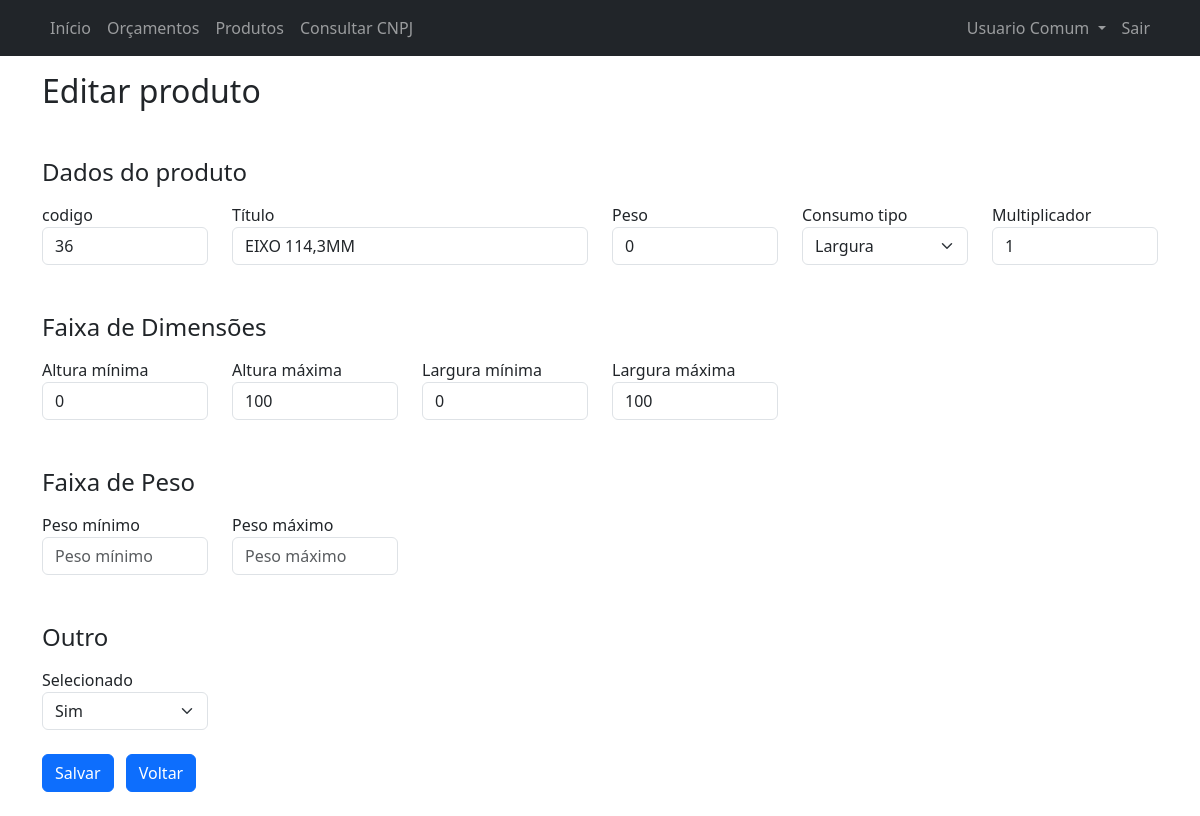
The app's page /editar_produto.php?produto_id=13 (signed in), older data.
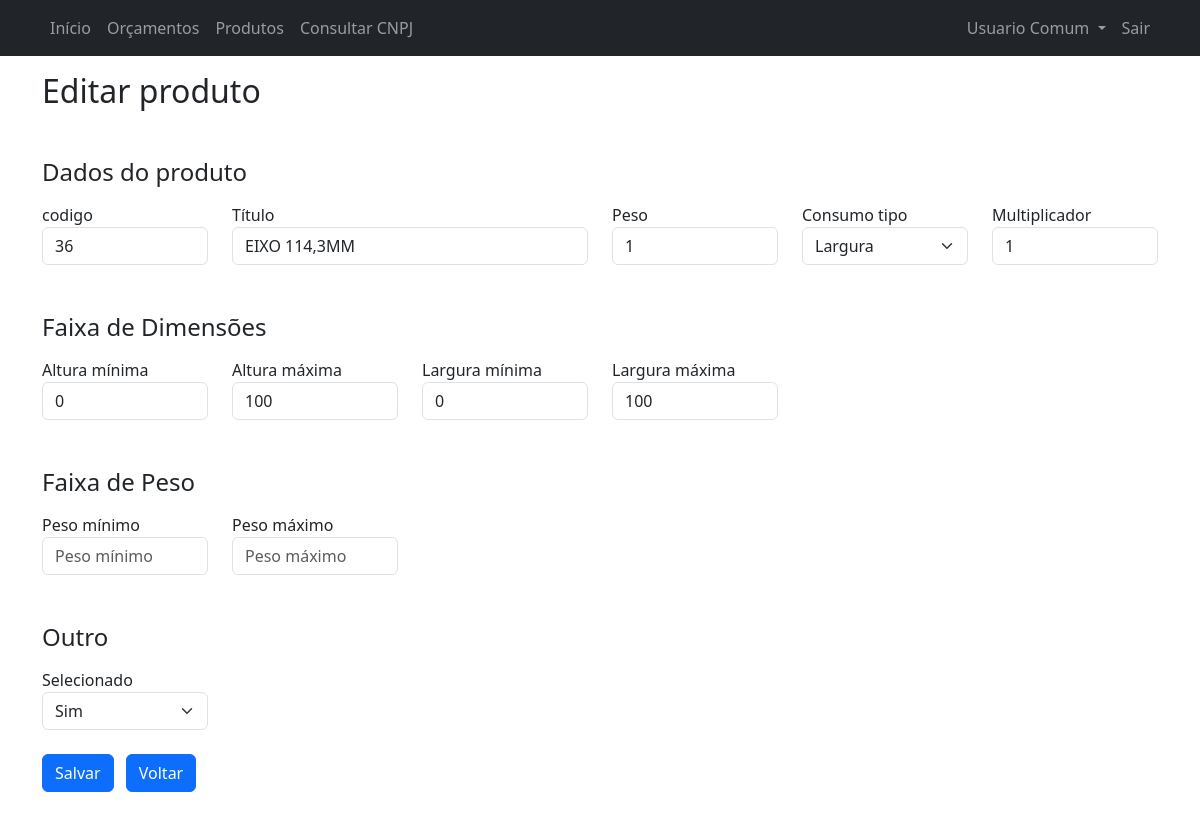
The same page, newer data.
### tables this page shows
CREATE TABLE "produtos" (
  `id` int primary key,
  `codigo` varchar(64) NOT NULL,
  `titulo` varchar(256) DEFAULT NULL,
  `peso` float DEFAULT NULL,
  `tipo_consumo` varchar(64) DEFAULT NULL,
  `multiplicador` float DEFAULT NULL,
  `altura_minima_porta` float DEFAULT NULL,
  `altura_maxima_porta` float DEFAULT NULL,
  `largura_minima_porta` float DEFAULT NULL,
  `largura_maxima_porta` float DEFAULT NULL,
  `peso_minimo_porta` float DEFAULT NULL,
  `peso_maximo_porta` float DEFAULT NULL,
  `selecionado` tinyint(1) DEFAULT NULL,
  `deleted` tinyint(1) DEFAULT NULL,
  `created_by` int DEFAULT NULL,
  `created_at` datetime DEFAULT NULL,
  `updated_by` int DEFAULT NULL,
  `updated_at` datetime DEFAULT NULL,
  `deleted_by` int DEFAULT NULL,
  `deleted_at` datetime DEFAULT NULL
);

### editar_produto.php (the view, shortened to what this page needs)
<!DOCTYPE html>
<html lang="pt-br">
<head>
    <?php require('partials/head.php'); ?>
</head>
<body>
    <?php
        require('partials/navbar.php');
        require('config/connection.php');
        $produtoId = isset($_GET['produto_id'])?$_GET['produto_id']:"";
        if($produtoId !== ""){
            $sql = "SELECT `id`,`codigo`,`titulo`,`peso`,`tipo_consumo`,`multiplicador`,`altura_minima_porta`,`altura_maxima_porta`,`largura_minima_porta`,`largura_maxima_porta`,`peso_minimo_porta`,`peso_maximo_porta`,`selecionado`
            FROM `produtos`
            WHERE `id` = :id
            AND `deleted` = :deleted";
            $stmt = $pdo->prepare($sql);
            $stmt->bindValue(':id', $produtoId);
            $stmt->bindValue(':deleted', 0);
            $stmt->execute();
            $resultado = $stmt->fetchAll(PDO::FETCH_ASSOC);
            $produto = $resultado[0];
        }
    ?>
    <div class="container my-3">
        <h2>
            Editar produto
        </h2>
    </div>
    <div class="container">
        <form action="editar_produto_process.php" method="post">
            <div class="mt-5">
                <h4>Dados do produto</h4>
            </div>
            <div class="row">
                <div class="col-lg-2 mt-2">
                    <label for="codigo_produto" class="form-label mb-0">codigo</label>
                    <input value="<?= $produto['codigo'] ?>" class="form-control" name="codigo_produto" type="text" placeholder="No Bling" id="codigo_produto">
                </div>
                <div class="col-lg-4 mt-2">
                    <label for="titulo_produto" class="form-label mb-0">Título</label>
                    <input value="<?= $produto['titulo'] ?>" class="form-control" name="titulo_produto" type="text" placeholder="No orçamento" id="titulo_produto">
                </div>
                <div class="col-lg-2 mt-2">
                    <label for="peso_produto" class="form-label mb-0">Peso</label>
                    <input value="<?= $produto['peso'] ?>" class="form-control" name="peso_produto" type="text" inputmode="decimal" placeholder="Em KG" id="peso_produto">
                </div>
                <div class="col-lg-2 mt-2">
                    <label for="consumo_produto" class="form-label mb-0">Consumo tipo</label>
                    <select class="form-select" name="consumo_produto" id="consumo_produto">
                        <option <?= $produto['tipo_consumo'] == "largura"?"selected":"" ?> value="largura">Largura</option>
                    </select>
                </div>
                <div class="col-lg-2 mt-2">
                    <label for="multiplicador_produto" class="form-label mb-0">Multiplicador</label>
                    <input value="<?= $produto['multiplicador'] ?>" class="form-control" name="multiplicador_produto" type="text" inputmode="decimal" placeholder="Fator de multiplicação" id="multiplicador_produto">
                </div>
            </div>
            <div class="mt-5">
                <h4>Faixa de Dimensões</h4>
            </div>
            <div class="row">
                <div class="col-lg-2 mt-2">
                    <label for="altura_minima" class="form-label mb-0">Altura mínima</label>
                    <input value="<?= $produto['altura_minima_porta'] ?>" class="form-control" name="altura_minima" type="text" inputmode="decimal" placeholder="Altura Mínima" id="altura_minima">
                </div>
                <div class="col-lg-2 mt-2">
                    <label for="altura_maxima" class="form-label mb-0">Altura máxima</label>
                    <input value="<?= $produto['altura_maxima_porta'] ?>" class="form-control" name="altura_maxima" type="text" inputmode="decimal" placeholder="Altura Máxima" id="altura_maxima">
                </div>
                <div class="col-lg-2 mt-2">
                    <label for="largura_minima" class="form-label mb-0">Largura mínima</label>
                    <input value="<?= $produto['largura_minima_porta'] ?>" class="form-control" name="largura_minima" type="text" inputmode="decimal" placeholder="Largura mínima" id="largura_minima">
                </div>
                <div class="col-lg-2 mt-2">
                    <label for="largura_maxima" class="form-label mb-0">Largura máxima</label>
                    <input value="<?= $produto['largura_maxima_porta'] ?>" class="form-control" name="largura_maxima" type="text" inputmode="decimal" placeholder="Largura máxima" id="largura_maxima">
                </div>
            </div>
            <div class="mt-5">
                <h4>Faixa de Peso</h4>
            </div>
            <div class="row">
                <div class="col-lg-2 mt-2">
                    <label for="peso_minimo" class="form-label mb-0">Peso mínimo</label>
                    <input value="<?= $produto['peso_minimo_porta'] ?>" class="form-control" name="peso_minimo" type="text" inputmode="decimal" placeholder="Peso mínimo" id="peso_minimo">
                </div>
                <div class="col-lg-2 mt-2">
                    <label for="peso_maximo" class="form-label mb-0">Peso máximo</label>
                    <input value="<?= $produto['peso_maximo_porta'] ?>" class="form-control" name="peso_maximo" type="text" inputmode="decimal" placeholder="Peso máximo" id="peso_maximo">
                </div>
            </div>
            <div class="mt-5">
                <h4>Outro</h4>
            </div>
            <div class="row">
                <div class="col-lg-2 mt-2">
                    <label for="selecionado" class="form-label mb-0">Selecionado</label>
                    <select name="selecionado" id="selecionado" class="form-select">
                        <option <?= $produto['selecionado'] == "1"?"selected":"" ?> value="1">Sim</option>
                    </select>
                </div>
            </div>
            <div class="mt-4">
                <input class="btn btn-primary" type="submit" value="Salvar">
                <a href="produtos.php" class="btn btn-primary ms-2">Voltar</a>
            </div>
        </form>
    </div>
</body>
</html>

### partials/head.php (shortened to what this page needs)
<link rel="stylesheet" href="assets/css/bootstrap.min.css">

### partials/navbar.php (shortened to what this page needs)
<nav class="navbar navbar-dark bg-dark navbar-expand-lg">
  <div class="container-fluid container">
    <div class="offcanvas offcanvas-start text-bg-dark" tabindex="-1" id="offcanvasDarkNavbar" aria-labelledby="offcanvasDarkNavbarLabel">
      <div class="offcanvas-body">
        <ul class="navbar-nav me-auto mb-2 mb-lg-0">
          <li class="nav-item">
            <a class="nav-link" href="index.php">Início</a>
          </li>
          <li class="nav-item">
            <a class="nav-link" href="orcamentos.php">Orçamentos</a>
          </li>
          <li class="nav-item">
            <a class="nav-link" href="produtos.php">Produtos</a>
          </li>
          <li class="nav-item">
            <a class="nav-link" href="consulta_cnpj_visualizacao.php">Consultar CNPJ</a>
          </li>
        </ul>
        <ul class="navbar-nav mb-2 ms-auto mb-lg-0">
          <li class="nav-item dropdown">
            <a class="nav-link dropdown-toggle" href="#" role="button" data-bs-toggle="dropdown" aria-expanded="false">
              <?= isset($_SESSION['loggedUserName'])?$_SESSION['loggedUserName']:"Usuário"; ?>
            </a>
          </li>
          <li class="nav-item">
            <a class="nav-link" href="controller/logout.php">Sair</a>
          </li>
        </ul>
      </div>
    </div>
  </div>
</nav>

Row changes from the older to the newer data that the page shows:
changed produtos "EIXO 114,3MM": peso_produto "0" → "1"
